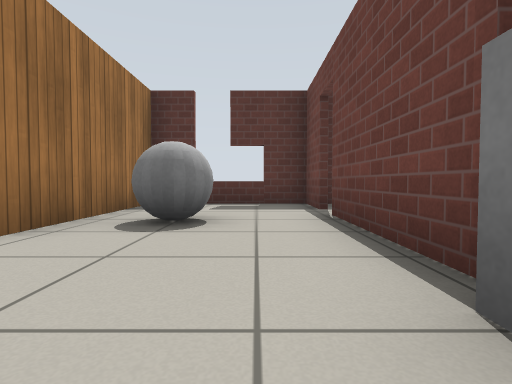
[1] (above)

19 first-person views from a walk through a Gazebo world. The camera is 0.5 m above the floor, tilts 2° down and sees 80° across. The floor is counted in squares, 1 m on a side. Each view is taken from the middle of a square. On the plan, view 1 faces up. The plan holds only what a view shows up to about 9 squares ahead; the rest is blank. Simple patterns stand in for the simulator's built-in surfaces.

[2]
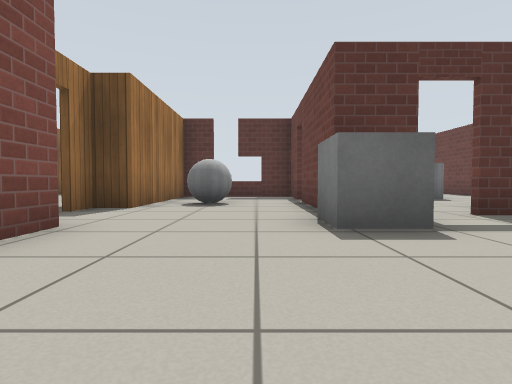

[3]
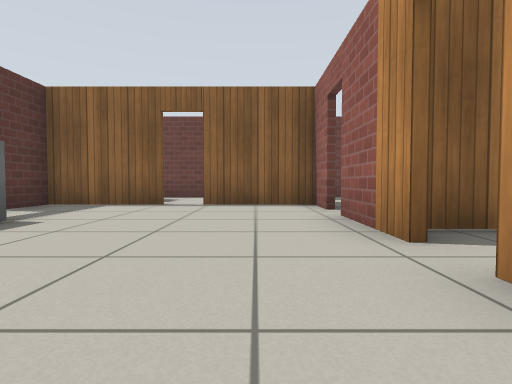

[4]
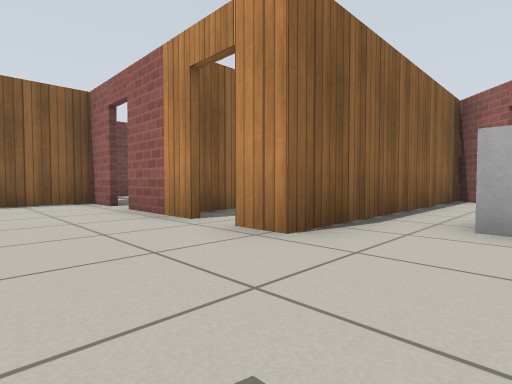

[5]
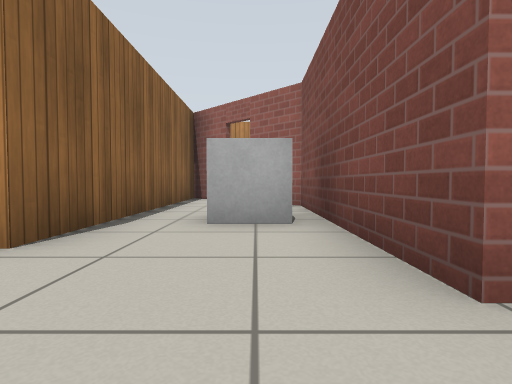

[6]
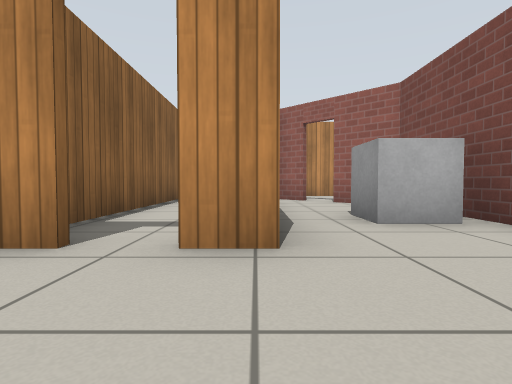

[7]
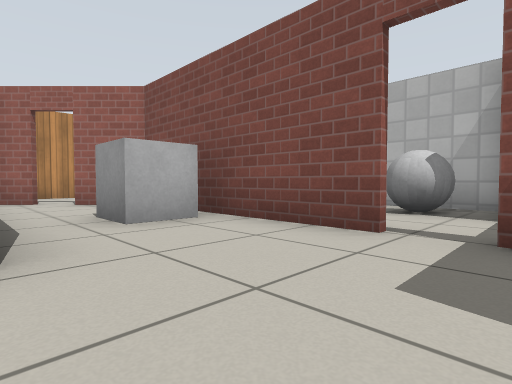

[8]
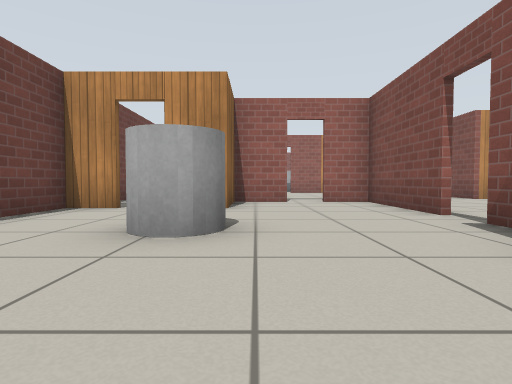

[9]
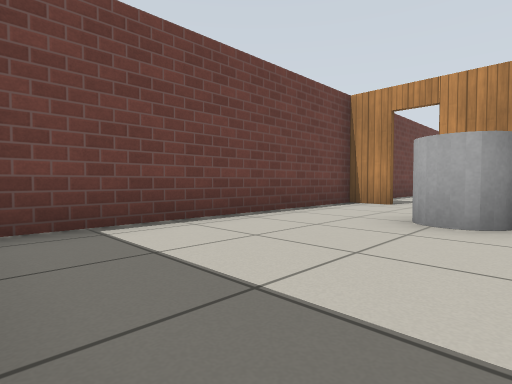

[10]
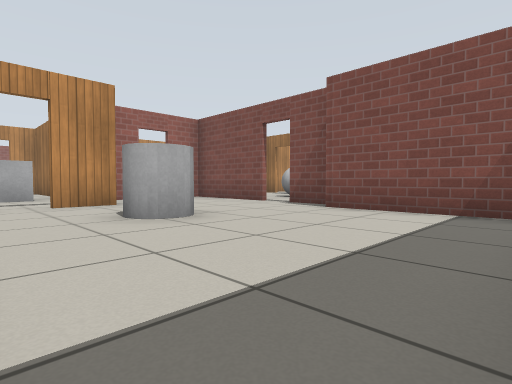

[11]
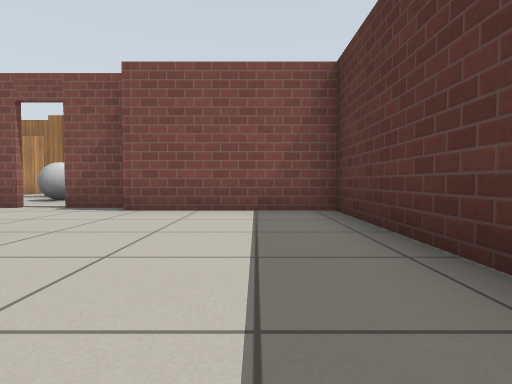

[12]
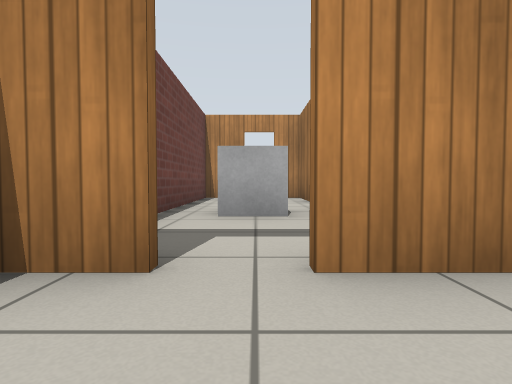

[13]
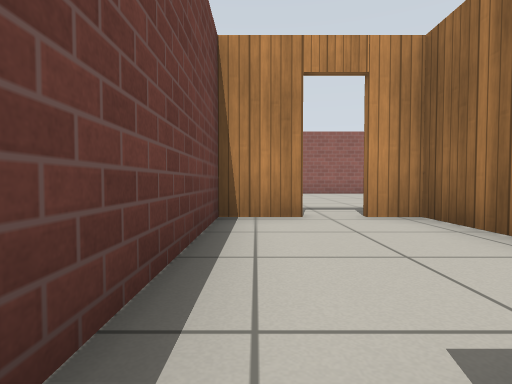

[14]
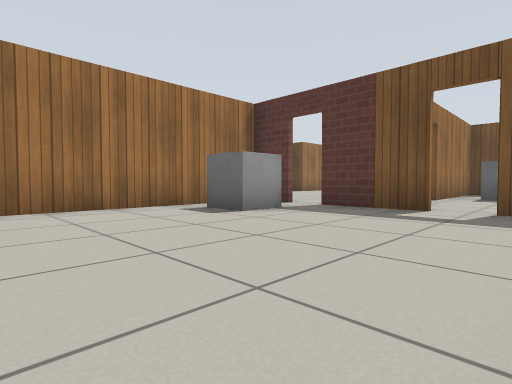

[15]
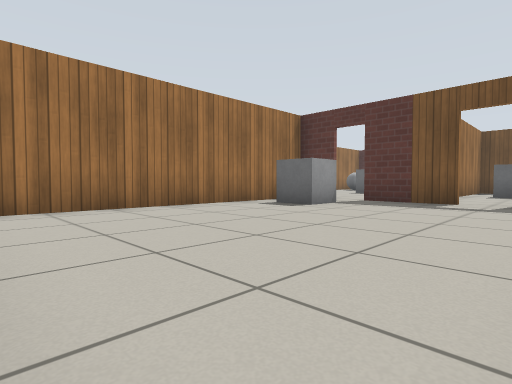

[16]
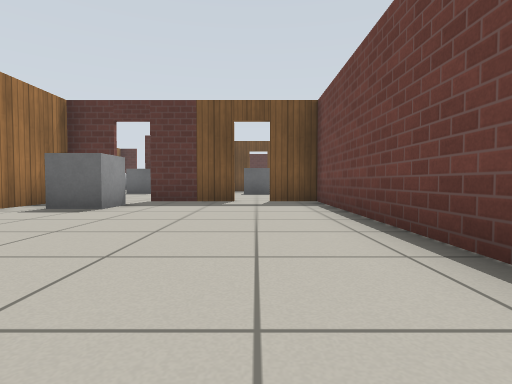

[17]
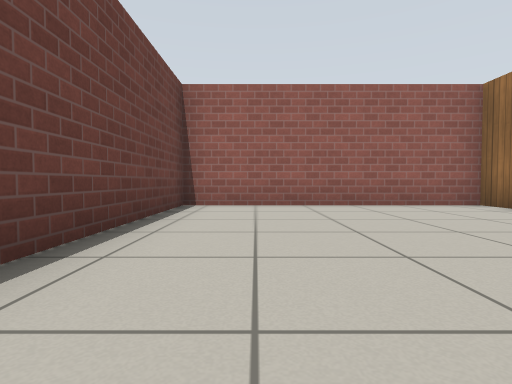

[18]
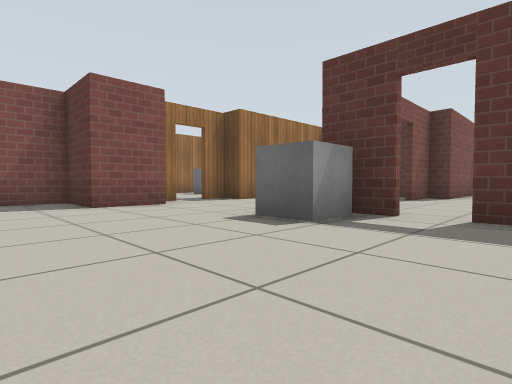

[19]
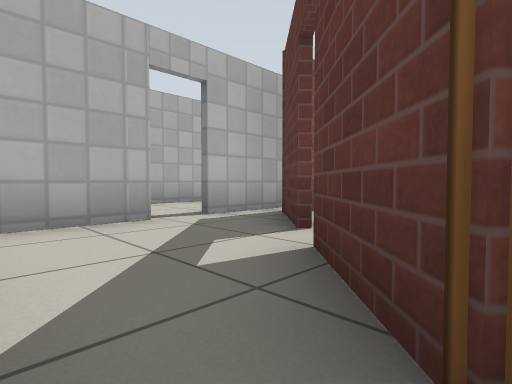

### Floor plan
Points are (right, up) in squares from view 1. A wall is a line through its corners. A room is listed if a view was taken in it or the views show most of it. See-through windows are left out.
Room 1 (views 1, 2, 3, 4, 5, 6, 7, 18)
walls: (-2.6, 0.4) (-2.3, 0.4) (-2.3, -1.1) (-3.9, -1.1) (-3.9, -2.4); (1.6, 1.5) (1.1, 1.5) (1.1, 4.6); (0.4, -4.2) (2.5, -4.2); (1.3, 2.5) (1.3, 1.5); (-3.1, 1.2) (-3.1, 0.8); (-3.9, -3.1) (-3.9, -8.2) (-2.8, -9.4); (4.5, -1) (4.5, 1); (3.3, -4.2) (5.5, -4.2); (4.6, 1.5) (3.2, 1.5); (4.5, -4.4) (4.5, -1.9); (1.1, 5.4) (1.1, 6.9); (1.8, 6.8) (-2.3, 6.8) (-2.3, 2.7) (-3.1, 2.7) (-3.1, 2); (-4.8, -7.5) (-4.8, -9.4); (-1.2, -11) (-1.2, -4.2) (-0.4, -4.2)
ways out: opening at (2, 2) to room 2; open door at (1, 5) to room 2; open door at (3, 1.5) to room 2; open door at (5, -1.5) to room 3; open door at (3, -4) to room 4; open door at (-2.7, -9.7) to room 5; open door at (-4, -3); open door at (-3, 1.5); open door at (0, -4)
objects: grey box (-3, -6); grey ball (-1, 4); grey box (1, 0) to (2, 1)
Room 2 (views 8, 9, 10, 11, 12)
walls: (6.5, 3.4) (7.5, 3.4) (7.5, 9.8); (1.3, 6.9) (1.3, 5.4); (1.3, 4.6) (1.3, 2.5); (5.5, 10.4) (1.8, 10.4) (1.8, 6.8); (3.1, 1.6) (4.6, 1.6); (4.5, 1) (4.5, 3.4) (5.8, 3.4)
ways out: opening at (2, 2) to room 1; open door at (1, 5) to room 1; open door at (3, 1.5) to room 1; open door at (6, 3) to room 3
objects: grey cylinder (5, 6)
Room 3 (view 13)
walls: (4.7, 0.5) (4.7, -1); (4.7, -2.5) (4.7, -4.2); (6.3, -4.2) (7.5, -4.2) (7.5, 1.1)
ways out: open door at (5, -1.5) to room 1; open door at (6, 3) to room 2; open door at (6, -4) to room 4
objects: grey box (6, 0)
Room 4 (views 14, 15, 16, 17)
walls: (2.5, -4.4) (1.3, -4.4) (1.3, -12.3) (7.5, -12.3) (7.5, -4.4) (6.3, -4.4); (5.5, -4.4) (3.4, -4.4)
ways out: open door at (3, -4) to room 1; open door at (6, -4) to room 3
objects: grey box (2, -6) to (3, -6)
Room 5 (view 19)
walls: (-3.5, -12.3) (-2.6, -12.3); (-2.9, -9.5) (-4, -8.3); (-4.8, -10.1) (-4.8, -11.8); (-1, -11.3) (-2.4, -10)
ways out: open door at (-2.7, -9.7) to room 1; opening at (-1, -12); open door at (-5, -10)

Where each view was taken, in squares from view 1:
view 1: 0 up, 0 right, facing up
view 2: 3 down, 0 right, facing up
view 3: 3 down, 2 left, facing right
view 4: 2 down, 3 left, facing down-right
view 5: 2 down, 3 left, facing down
view 6: 2 down, 1 left, facing down
view 7: 2 down, 1 left, facing down-left
view 8: 9 up, 4 right, facing down
view 9: 10 up, 4 right, facing down-right
view 10: 10 up, 7 right, facing down-left
view 11: 9 up, 7 right, facing left
view 12: 5 up, 6 right, facing down
view 13: 0 up, 7 right, facing down
view 14: 10 down, 7 right, facing up-left
view 15: 12 down, 7 right, facing up-left
view 16: 12 down, 6 right, facing up
view 17: 6 down, 6 right, facing down
view 18: 3 down, 4 right, facing up-left
view 19: 12 down, 1 left, facing up-left
